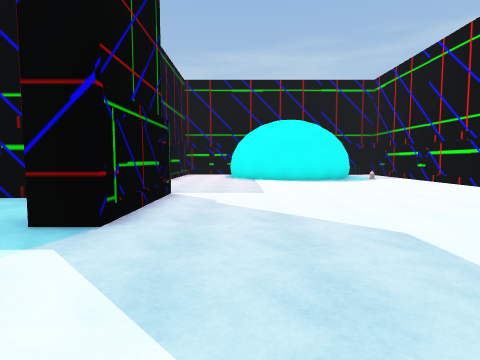
view 1 (above)

17 first-person views from a walk through a 3-D level made in the Unity game engine. The camera is 1.4 m above the floor, tilts 4° down and sees 80° across. The floor is counted in squares, 2 m on a side. Each view is taken from the middle of a square. On the plan, view 1 faces up. The plan holds only what a view shows up to about 10 squares ahead; the rest is blank. The place goes on beyond the plan. The player is left out. Some animated figures are left out.

view 2
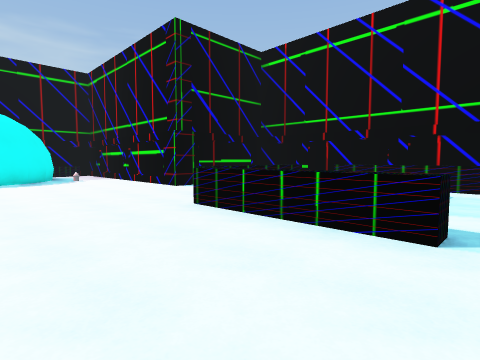

view 3
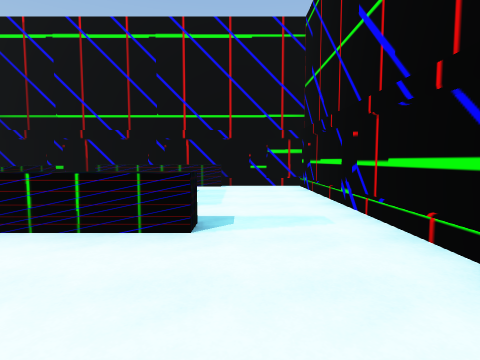

view 4
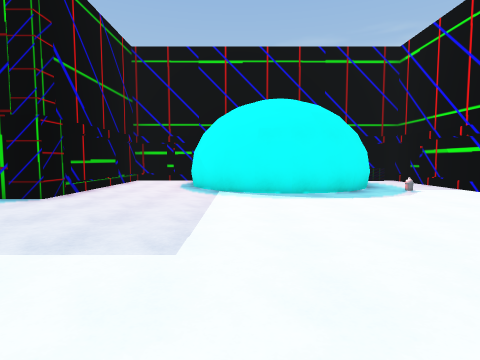

view 5
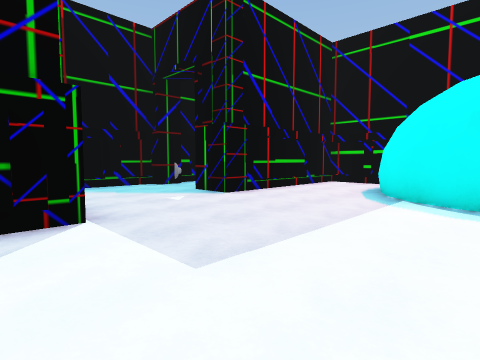

view 6
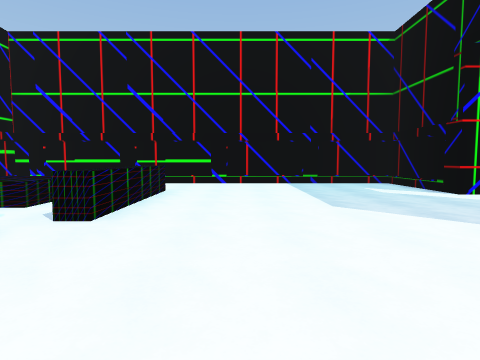

view 7
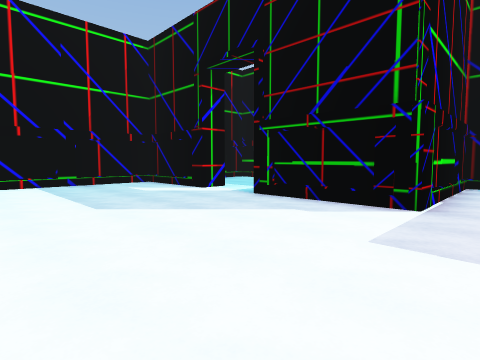

view 8
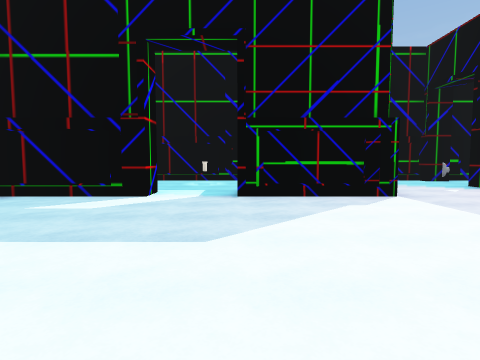

view 9
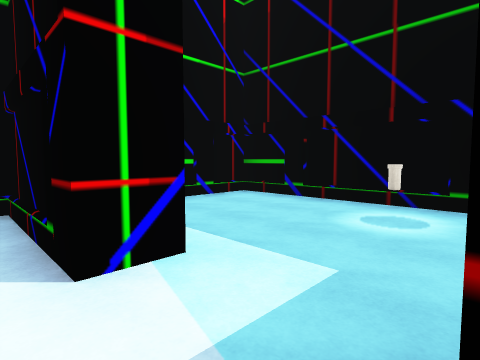

view 10
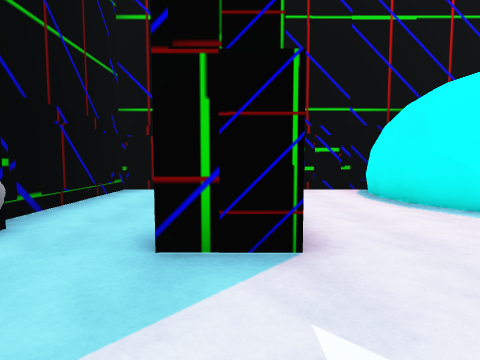

view 11
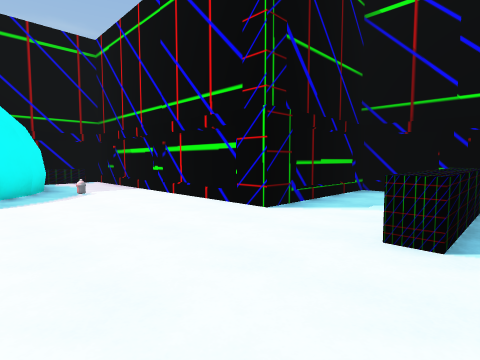

view 12
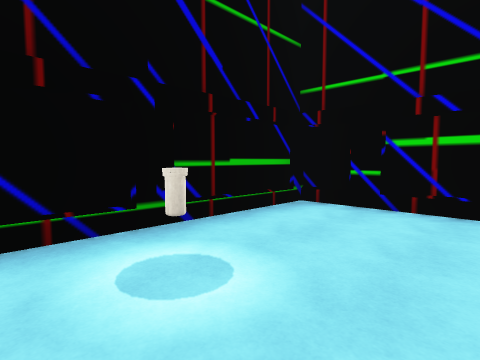

view 13
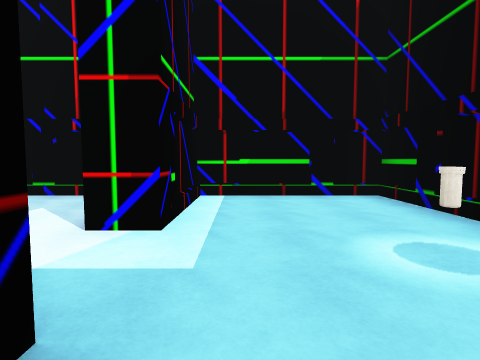

view 14
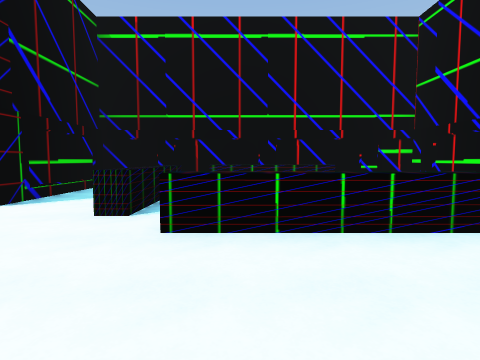

view 15
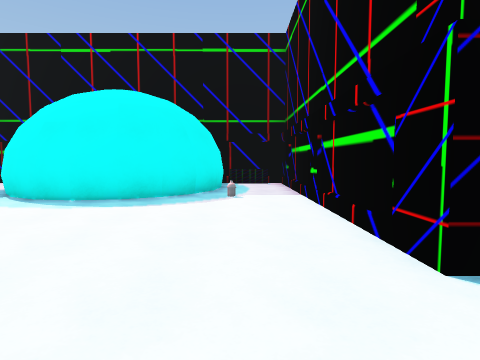

view 16
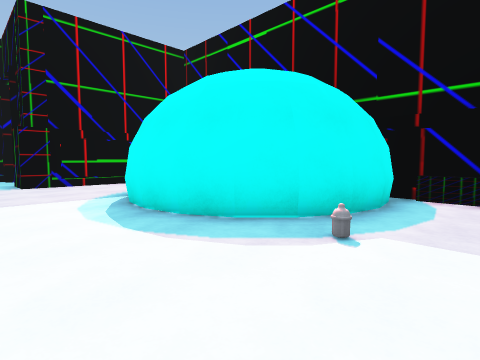

view 17
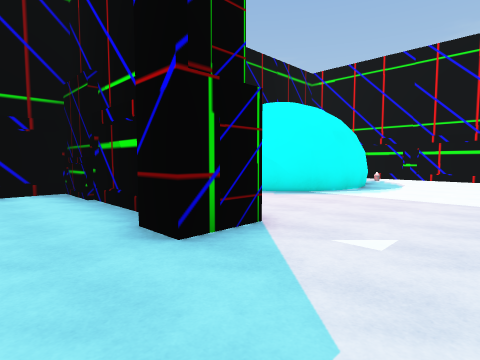

### Floor plan
Key: @ floor where view 1 was taken; # wall or solid block; x gap in a wall; . floor; ^ raised ledge; O other object.
Columns run from 6 left of view 1 to 10 right of it. Each row starts with its distance up from view 1.
 14 #######   #O##
 13 #..#..#   #..#
 12 #..#..#   #..#
 11 #..#..#####..#
 10 #O.#...###.O.#
  9 #............#
  8 #............#
  7 #............####
  6 #####...........#
  5 #...#.......^^^x#
  4 #...#.......... #
  3 #...#......^.^  #
  2 #O.........^^^  #
  1 #...#......^....#
  0 #...#.@.........#
 -1 #...#...........#
 -2 #################

Positions as (right, up) in squares from view 1, and headings:
1: (0, 0), facing up
2: (2, 0), facing up-right
3: (2, 0), facing right
4: (1, 4), facing up
5: (2, 5), facing up-left
6: (3, 7), facing down
7: (3, 7), facing down-left
8: (4, 3), facing left
9: (-1, 3), facing down-left
10: (-3, 7), facing up
11: (3, 4), facing up-right
12: (-3, 1), facing up-left
13: (-3, 4), facing down
14: (2, 3), facing right
15: (5, 5), facing up
16: (6, 8), facing up-left
17: (-5, 7), facing up-right
